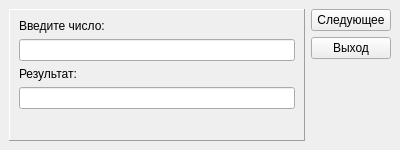
<?xml version="1.0" encoding="UTF-8"?>
<ui version="4.0">
 <class>MainWindow</class>
 <widget class="QMainWindow" name="MainWindow">
  <property name="geometry">
   <rect>
    <x>0</x>
    <y>0</y>
    <width>400</width>
    <height>150</height>
   </rect>
  </property>
  <property name="windowTitle">
   <string>MainWindow</string>
  </property>
  <widget class="QWidget" name="centralWidget">
   <layout class="QHBoxLayout" name="horizontalLayout">
    <item>
     <widget class="QFrame" name="frame">
      <property name="frameShape">
       <enum>QFrame::Panel</enum>
      </property>
      <property name="frameShadow">
       <enum>QFrame::Raised</enum>
      </property>
      <layout class="QVBoxLayout" name="verticalLayout">
       <item>
        <widget class="QLabel" name="inputLabel">
         <property name="text">
          <string>Введите число:</string>
         </property>
        </widget>
       </item>
       <item>
        <widget class="QLineEdit" name="inputEdit"/>
       </item>
       <item>
        <widget class="QLabel" name="outputLabel">
         <property name="text">
          <string>Результат:</string>
         </property>
        </widget>
       </item>
       <item>
        <widget class="QLineEdit" name="outputEdit"/>
       </item>
       <item>
        <spacer name="verticalSpacer">
         <property name="orientation">
          <enum>Qt::Vertical</enum>
         </property>
         <property name="sizeHint" stdset="0">
          <size>
           <width>20</width>
           <height>40</height>
          </size>
         </property>
        </spacer>
       </item>
      </layout>
     </widget>
    </item>
    <item>
     <layout class="QVBoxLayout" name="verticalLayout_2">
      <item>
       <widget class="QPushButton" name="nextButton">
        <property name="text">
         <string>Следующее</string>
        </property>
       </widget>
      </item>
      <item>
       <widget class="QPushButton" name="exitButton">
        <property name="text">
         <string>Выход</string>
        </property>
       </widget>
      </item>
      <item>
       <spacer name="verticalSpacer_2">
        <property name="orientation">
         <enum>Qt::Vertical</enum>
        </property>
        <property name="sizeHint" stdset="0">
         <size>
          <width>20</width>
          <height>40</height>
         </size>
        </property>
       </spacer>
      </item>
     </layout>
    </item>
   </layout>
  </widget>
 </widget>
 <resources/>
 <connections/>
</ui>
